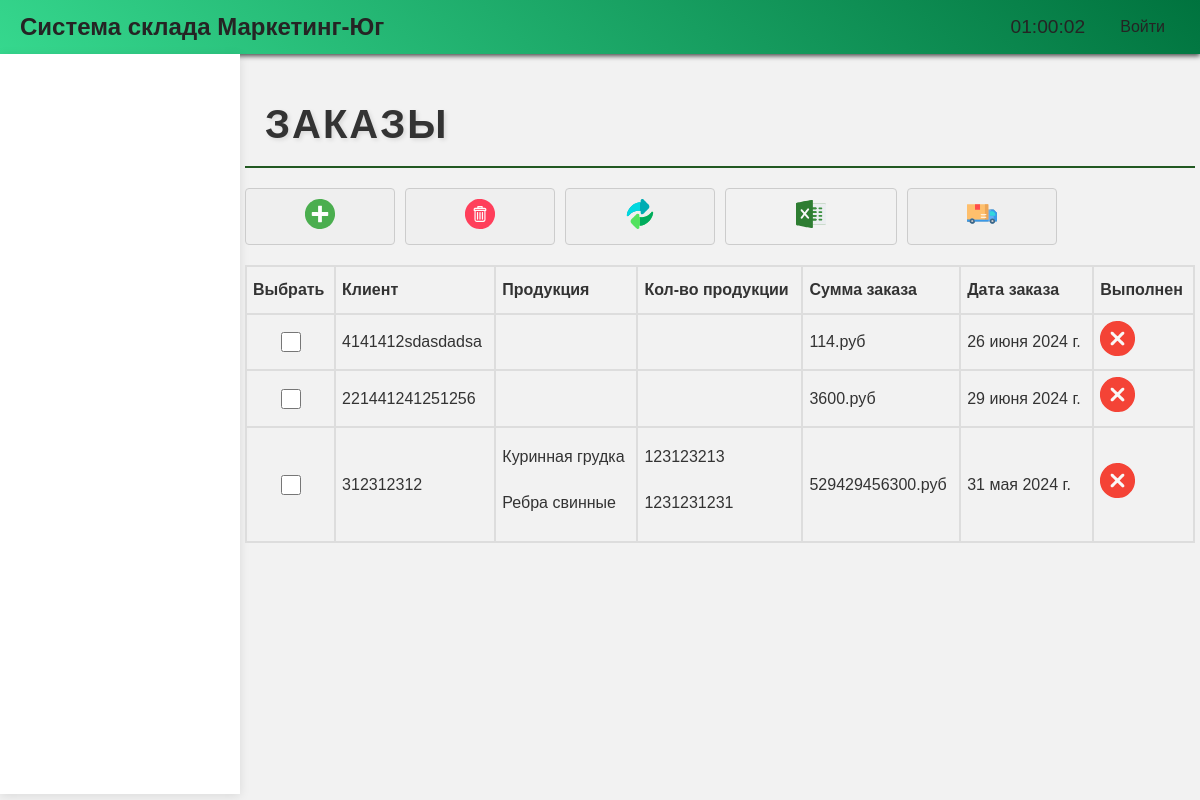
/orders/, run on an earlier commit of the app's database.
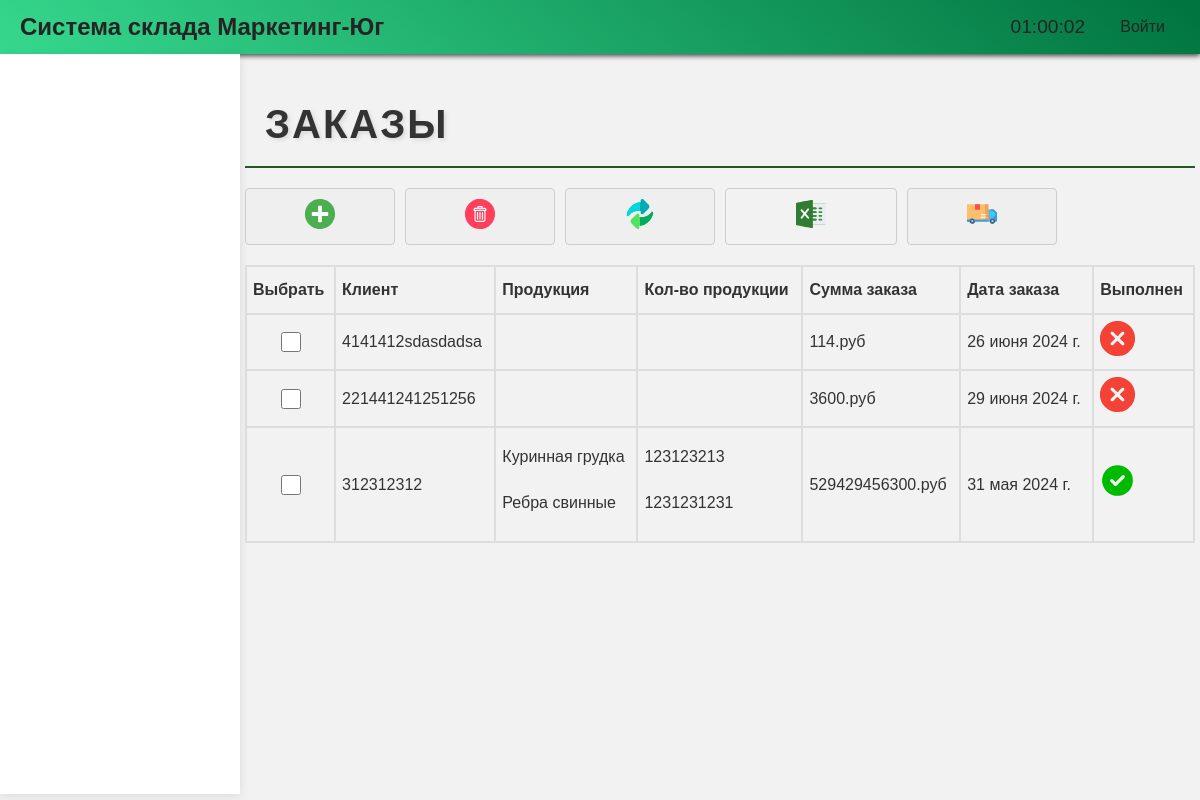
And on a later commit of the database.
### base/models.py (models this page shows, shortened)
class Order(models.Model):
    customer = models.CharField(max_length=100)
    products = models.ManyToManyField(OrderProduct, related_name='products')
    summary = models.IntegerField()
    date_ordered = models.DateField()
    completed = models.BooleanField(default=False)
    class Meta:
        verbose_name = 'Заказ'
        verbose_name_plural = 'Заказы'

### base/views.py (the view)
# urls.py: path('orders/', views.orders, name='orders'),
@require_GET
def orders(request):
    orders = Order.objects.all()
    orders_products = OrderProduct.objects.all()
    products = Product.objects.all()
    product_types = ProductType.objects.all()
    products_data = list(products.values('id', 'name'))
    context = {
        'orders': orders,
        'orders_products': orders_products,
        'products': products_data,  # Передаем только данные о продуктах
        'product_types': product_types
    }
    return render(request, 'orders.html', context)

### base/templatetags/group_tags.py (called while the page is built)
@register.filter(name='has_group')
def has_group(user, group_name):
    return user.groups.filter(name=group_name).exists()

### templates/orders.html (shortened to what this page needs)
{% extends 'home.html' %}
{% load static %}
{% block content %}
<h2>Заказы</h2>
<div class="buttons">
    <button id="add-order-button" class="icon-button">
        <img src="{% static 'images/add.svg' %}" alt="Добавить заказ">
    </button>
   <button id="delete-order-button" class="icon-button" onclick="deleteSelectedOrders()">
    <img src="{% static 'images/delete.svg' %}" alt="Удалить заказ">
    </button>
    <button id="edit-order-button" class="icon-button" onclick="editSelectedOrder()">
        <img src="{% static 'images/change.svg' %}" alt="Изменить заказ">
    </button>
    <a href="{% url 'generate_invoice' %}" class="icon-button">
        <img src="{% static 'images/excel.svg' %}" alt="Сформировать накладную">
    </a>
    <button id="share-order-button" class="icon-button" onclick="shareSelectedOrder()">
        <img src="{% static 'images/truck.svg' %}" alt="Передать в отгрузку">
    </button>
</div>
<table class="order-table" id = order-table>
    <thead>
        <tr>
            <th>Выбрать</th>
            <th>Клиент</th>
            <th>Продукция</th>
            <th>Кол-во продукции</th>
            <th>Сумма заказа</th>
            <th>Дата заказа</th>
            <th>Выполнен</th>
        </tr>
    </thead>
    <tbody id="order-table-body">
        {% for order in orders %}
            <tr>
                <td style="text-align: center;"><input type="checkbox" class="checkbox-custom" name="selected_order" value="{{ order.id }}"></td>
                <td>{{ order.customer }}</td>
                <td class="text2">
                    {% for order_product in order.products.all %}
                        <p>{{ order_product.product.name }}</p>
                    {% endfor %}
                </td>
                <td class="text2">
                    {% for order_product in order.products.all %}
                        <p class="text2">{{ order_product.quantity }}</p>
                    {% endfor %}
                </td>
                <td>{{ order.summary }}.руб</td>
                <td>{{ order.date_ordered }}</td>
                {% if order.completed %}
                    <td><img src="{% static 'images/check.svg' %}" alt="Completed"></td>
                {% else %}
                    <td><img src="{% static 'images/cross.svg' %}" alt="Not Completed"></td>
                {% endif %}
            </tr>
        {% empty %}
            <tr>
                <td colspan="7">Нет данных о заказах</td>
            </tr>
        {% endfor %}
    </tbody>
</table>
{% endblock %}

What changed in the data, as far as the page shows it:
changed Order "31 мая 2024 г.": completed False → True (drawn); completed: picture added; completed: picture removed
